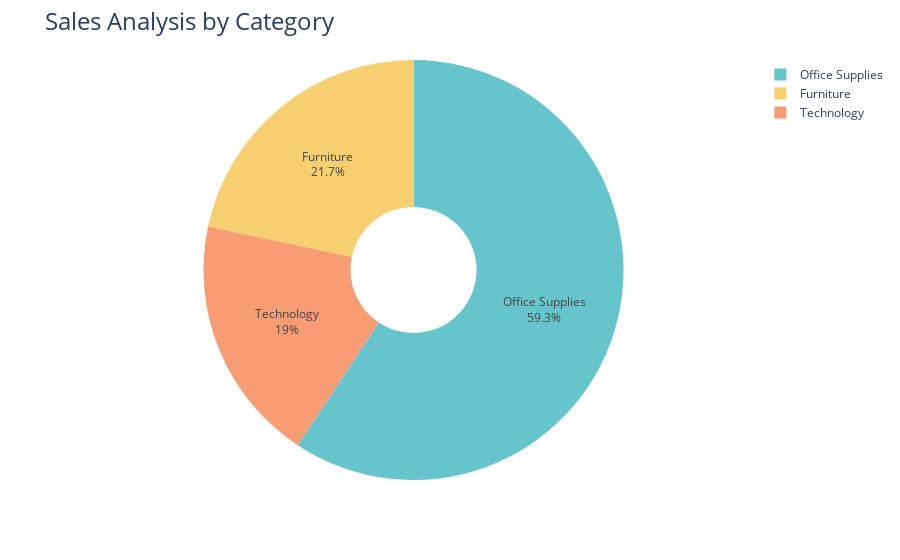

Notebook cell for this chart:
### Code cell
fig = px.pie(sales_by_category, values = 'Sales', names = 'Category', hole=.3,
            color_discrete_sequence=px.colors.qualitative.Pastel)


fig.update_traces(textposition = 'inside', textinfo='percent+label')
fig.update_layout(title_text = 'Sales Analysis by Category', title_font=dict(size=24))

fig.show()

### Figure 1 — Plotly figure (JSON) as saved in the notebook; plotly's stock layout.template omitted (floating-point values rounded to 4 significant figures)
{"data": [{"domain": {"x": [0, 1], "y": [0, 1]}, "hole": 0.3, "hovertemplate": "Category=%{label}<br>Sales=%{value}<extra></extra>", "labels": ["Furniture", "Office Supplies", "Technology"], "legendgroup": "", "name": "", "showlegend": true, "textinfo": "percent+label", "textposition": "inside", "type": "pie", "values": [65270.0, 178500.0, 57240.0]}], "layout": {"autosize": true, "legend": {"tracegroupgap": 0}, "margin": {"t": 60}, "piecolorway": ["rgb(102, 197, 204)", "rgb(246, 207, 113)", "rgb(248, 156, 116)", "rgb(220, 176, 242)", "rgb(135, 197, 95)", "rgb(158, 185, 243)", "rgb(254, 136, 177)", "rgb(201, 219, 116)", "rgb(139, 224, 164)", "rgb(180, 151, 231)", "rgb(179, 179, 179)"], "title": {"font": {"size": 24}, "text": "Sales Analysis by Category"}}}
